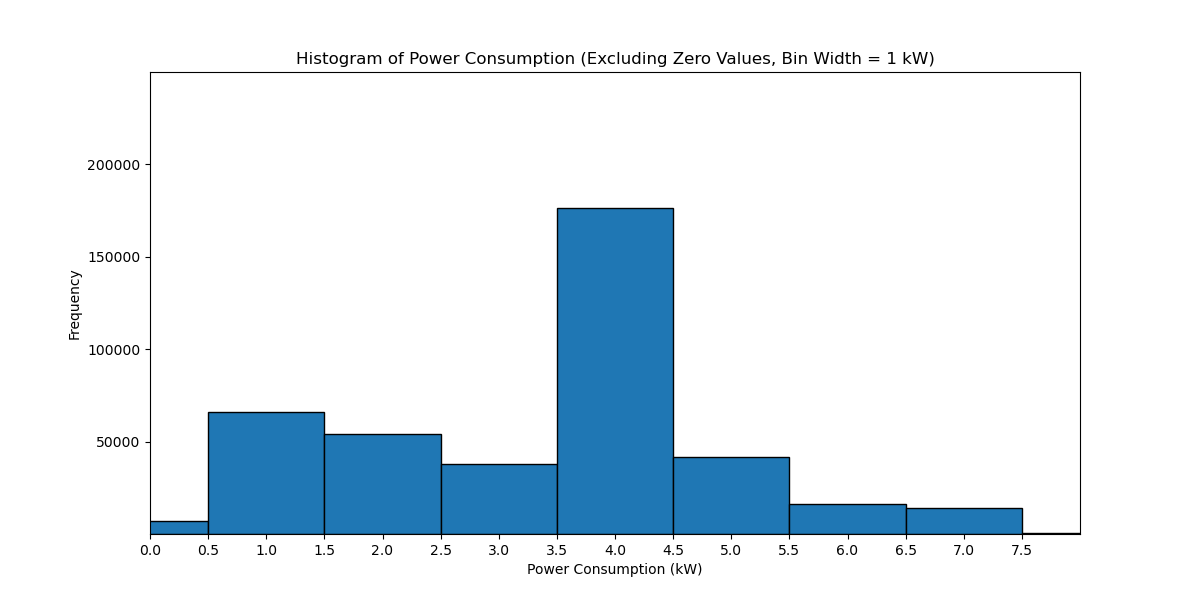

This chart was generated by the following Python code:
import pandas as pd
import matplotlib.pyplot as plt
import numpy as np

file_path = r"C:\Users\91878\Downloads\energy_dataset\energy_dataset\lecture_build_mains.csv"

df = pd.read_csv(file_path)

df['timestamp'] = pd.to_datetime(df['timestamp'], unit='s', utc=True)
df['timestamp'] = df['timestamp'].dt.tz_convert('Asia/Kolkata')


selected_data = df[(df['timestamp'] >= '2013-08-01') & (df['timestamp'] <= '2017-12-31')].copy()

selected_data['power_kw'] = selected_data['power'] / 1000.0


non_zero_data = selected_data[selected_data['power_kw'] > 0].copy()

bin_edges = np.arange(int(non_zero_data['power_kw'].min()) - 0.5, 
                      int(non_zero_data['power_kw'].max()) + 1.5, 1)

plt.figure(figsize=(12, 6))
plt.hist(non_zero_data['power_kw'], bins=bin_edges, edgecolor='black')
plt.xticks(np.arange(0, 8, 0.5)) 
plt.yticks([50000, 100000, 150000, 200000])  
plt.xlim(0, 8)  
plt.ylim(0, 250000)  
plt.xlabel('Power Consumption (kW)')  
plt.ylabel('Frequency') 
plt.title('Histogram of Power Consumption (Excluding Zero Values, Bin Width = 1 kW)') 
plt.show()
